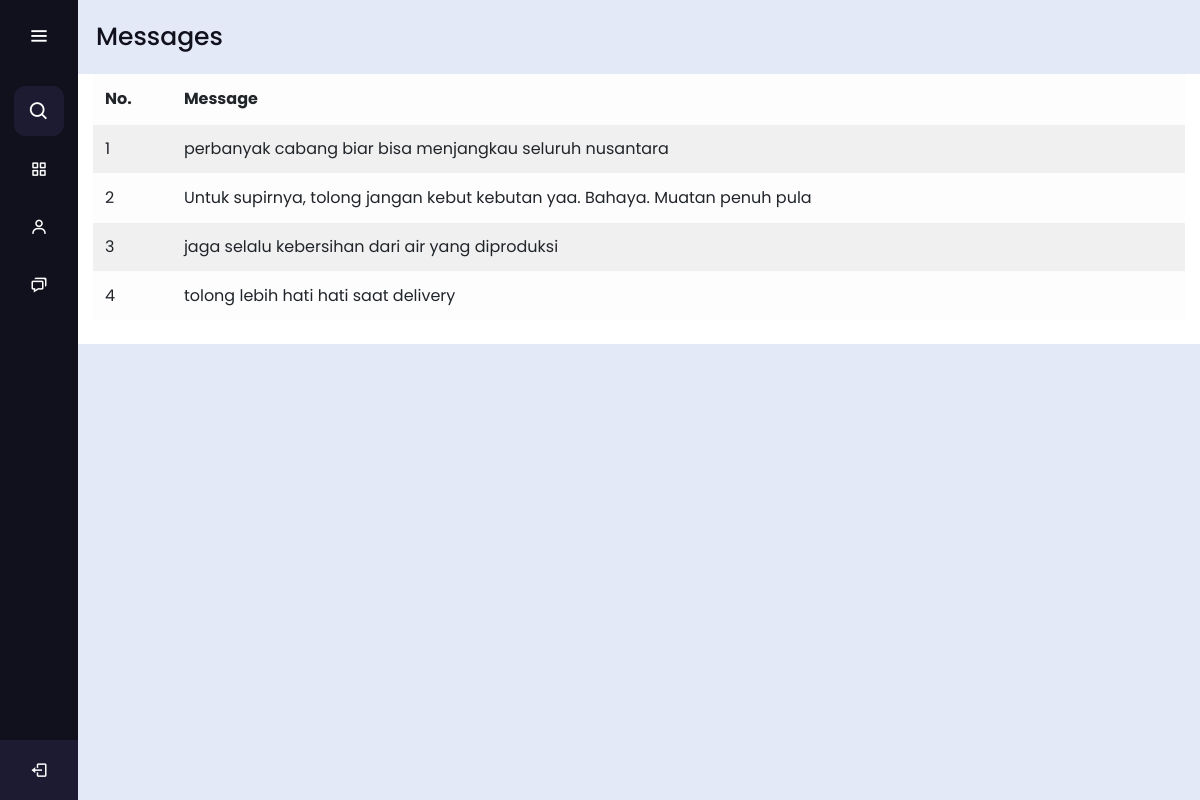
/messages.php (signed in), run on the app's committed database.
### tables this page shows
CREATE TABLE `kritik` (
  `id` int(11) NOT NULL,
  `kritik` varchar(999) NOT NULL
);

### messages.php (the view, shortened to what this page needs)
<!DOCTYPE html>
<html lang="en" dir="ltr">
<head>
    <link rel="stylesheet" href="assets/css/style_admin.css" />
    <link href="https://unpkg.com/boxicons@2.0.7/css/boxicons.min.css" rel="stylesheet" />
    <link rel="stylesheet" href="https://stackpath.bootstrapcdn.com/bootstrap/4.2.1/css/bootstrap.min.css">
</head>
<body>
    <?php
    include "config.php";
    $username = $_SESSION['username'];
    $query = mysqli_query($connection, "SELECT * FROM account WHERE username='$username'") or die(mysqli_error($connection));
    $data = mysqli_fetch_array($query);
    ?>
    <div class="sidebar">
        <div class="logo-details">
            <i class="bx bx-menu" id="btn"></i>
        </div>
        <ul class="nav-list">
            <li>
                <i class="bx bx-search"></i>
            </li>
            <li>
                <a href="admin.php">
                    <i class="bx bx-grid-alt"></i>
                </a>
            </li>
            <li>
                <a href="user.php">
                    <i class="bx bx-user"></i>
                </a>
            </li>
            <li>
                <a href="messages.php">
                    <i class="bx bx-chat"></i>
                </a>
            </li>
            <li class="profile">
                <div class="profile-details">
                    <div class="name_job">
                        <div class="name"><?php echo $data['username']; ?></div>
                        <div class="job"><?php echo $data['role']; ?></div>
                    </div>
                </div>
                <a href="logout.php"><i class="bx bx-log-out" id="log_out"></i></a>
            </li>
        </ul>
    </div>
    <section class="home-section">
        <div class="text">Messages</div>
        <div class="container bg-white pb-2" align="center">
            <center>
                <table class="table table-light table-striped">
                    <thead>
                        <tr>
                            <th scope="col">No.</th>
                            <th scope="col">Message</th>
                        </tr>
                    </thead>
                    <tbody>
                        <?php
                        function dekripsi_rot13($decrypt1)
                        {
                            for ($i = 0; $i < strlen($decrypt1); $i++) {
                                $c = ord($decrypt1[$i]);
                                if ($c >= ord('n') & $c <= ord('z') | $c >= ord('N') & $c <= ord('Z')) {
                                    $c -= 13;
                                } elseif ($c >= ord('a') & $c <= ord('m') | $c >= ord('A') & $c <= ord('M')) {
                                    $c += 13;
                                }
                                $decrypt1[$i] = chr($c);
                            }
                            return $decrypt1;
                        }
                        include 'config.php';
                        $query = mysqli_query($connection, "SELECT * from kritik");
                        $s = 1;
                        while ($data = mysqli_fetch_array($query)) { ?>
                            <tr>
                                <td> <?php echo $s++ ?></td>
                                <td>
                                    <?php
                                    $message = $data['kritik'];
                                    $cipher = "AES-256-CBC";
                                    $secret = "12345678901234567890123456789012";
                                    $option = 0;
                                    $iv = str_repeat("0", openssl_cipher_iv_length($cipher));
                                    $decrypt1 = openssl_decrypt($message, $cipher, $secret, $option, $iv);
                                    $final = dekripsi_rot13($decrypt1);
                                    echo $final;
                                    ?>
                                </td>
                            </tr>
                        <?php
                        }
                        ?>
                    </tbody>
                </table>
            </center>
        </div>
    </section>
</body>
</html>

### assets/css/style_admin.css (style rules this page uses)
* { margin: 0; padding: 0; box-sizing: border-box; font-family: 'Poppins', sans-serif; }
.sidebar { position: fixed; left: 0; top: 0; height: 100%; width: 78px; background: #11101d; padding: 6px 14px; z-index: 99; transition: all 0.5s ease; }
.sidebar .logo-details { height: 60px; display: flex; align-items: center; position: relative; }
.sidebar .logo-details #btn { position: absolute; top: 50%; right: 0; transform: translateY(-50%); font-size: 22px; transition: all 0.4s ease; font-size: 23px; text-align: center; cursor: pointer; transition: all 0.5s ease; }
.sidebar i { color: #fff; height: 60px; min-width: 50px; font-size: 28px; text-align: center; line-height: 60px; }
.sidebar .nav-list { margin-top: 20px; height: 100%; }
.sidebar li { position: relative; margin: 8px 0; list-style: none; }
.sidebar .bx-search { position: absolute; top: 50%; left: 0; transform: translateY(-50%); font-size: 22px; background: #1d1b31; color: #fff; }
.sidebar li a { display: flex; height: 100%; width: 100%; border-radius: 12px; align-items: center; text-decoration: none; transition: all 0.4s ease; background: #11101d; }
.sidebar li i { height: 50px; line-height: 50px; font-size: 18px; border-radius: 12px; }
.sidebar li.profile { position: fixed; height: 60px; width: 78px; left: 0; bottom: -8px; padding: 10px 14px; background: #1d1b31; transition: all 0.5s ease; overflow: hidden; }
.sidebar li .profile-details { display: flex; align-items: center; flex-wrap: nowrap; }
.sidebar li.profile .name, .sidebar li.profile .job { font-size: 15px; font-weight: 400; color: #fff; white-space: nowrap; }
.sidebar li.profile .job { font-size: 12px; }
.sidebar .profile #log_out { position: absolute; top: 50%; right: 0; transform: translateY(-50%); background: #1d1b31; width: 100%; height: 60px; line-height: 60px; border-radius: 0px; transition: all 0.5s ease; }
.home-section { position: relative; background: #e4e9f7; min-height: 100vh; top: 0; left: 78px; width: calc(100% - 78px); transition: all 0.5s ease; z-index: 2; }
.home-section .text { display: inline-block; color: #11101d; font-size: 25px; font-weight: 500; margin: 18px; }

### data on the page
kritik: kritik "perbanyak cabang biar bisa menjangkau seluruh nusantara"
kritik: kritik "Untuk supirnya, tolong jangan kebut kebutan yaa. Bahaya. Muatan penuh pula"
kritik: kritik "jaga selalu kebersihan dari air yang diproduksi"
kritik: kritik "tolong lebih hati hati saat delivery"
